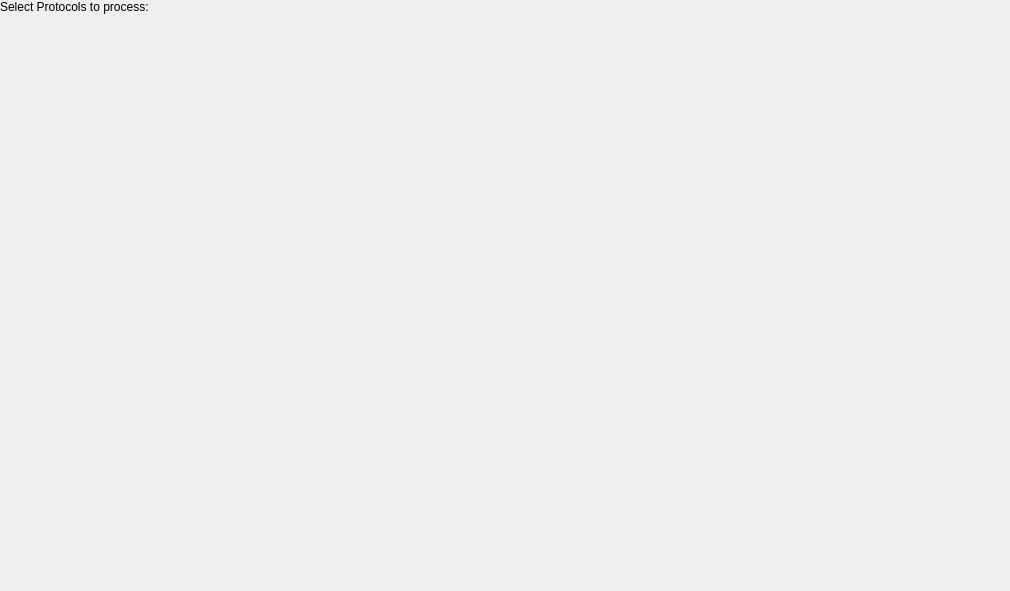
<?xml version="1.0" encoding="UTF-8"?>
<ui version="4.0">
 <class>dicomifier::ihm::ProtocolsFrame</class>
 <widget class="QWidget" name="dicomifier::ihm::ProtocolsFrame">
  <property name="geometry">
   <rect>
    <x>0</x>
    <y>0</y>
    <width>1010</width>
    <height>591</height>
   </rect>
  </property>
  <property name="sizePolicy">
   <sizepolicy hsizetype="Expanding" vsizetype="Expanding">
    <horstretch>0</horstretch>
    <verstretch>0</verstretch>
   </sizepolicy>
  </property>
  <property name="minimumSize">
   <size>
    <width>1000</width>
    <height>590</height>
   </size>
  </property>
  <property name="windowTitle">
   <string>Form</string>
  </property>
  <property name="styleSheet">
   <string notr="true"/>
  </property>
  <layout class="QGridLayout" name="gridLayout">
   <property name="leftMargin">
    <number>0</number>
   </property>
   <property name="topMargin">
    <number>0</number>
   </property>
   <property name="rightMargin">
    <number>0</number>
   </property>
   <property name="bottomMargin">
    <number>0</number>
   </property>
   <property name="spacing">
    <number>0</number>
   </property>
   <item row="0" column="0">
    <widget class="QLabel" name="label">
     <property name="sizePolicy">
      <sizepolicy hsizetype="Preferred" vsizetype="Preferred">
       <horstretch>0</horstretch>
       <verstretch>0</verstretch>
      </sizepolicy>
     </property>
     <property name="text">
      <string>Select Protocols to process:</string>
     </property>
    </widget>
   </item>
   <item row="1" column="0" colspan="2">
    <widget class="QWidget" name="widget" native="true">
     <property name="sizePolicy">
      <sizepolicy hsizetype="Expanding" vsizetype="Expanding">
       <horstretch>0</horstretch>
       <verstretch>0</verstretch>
      </sizepolicy>
     </property>
     <property name="styleSheet">
      <string notr="true">#QWidget
{
background-color: red;
}</string>
     </property>
    </widget>
   </item>
  </layout>
 </widget>
 <resources/>
 <connections/>
</ui>
